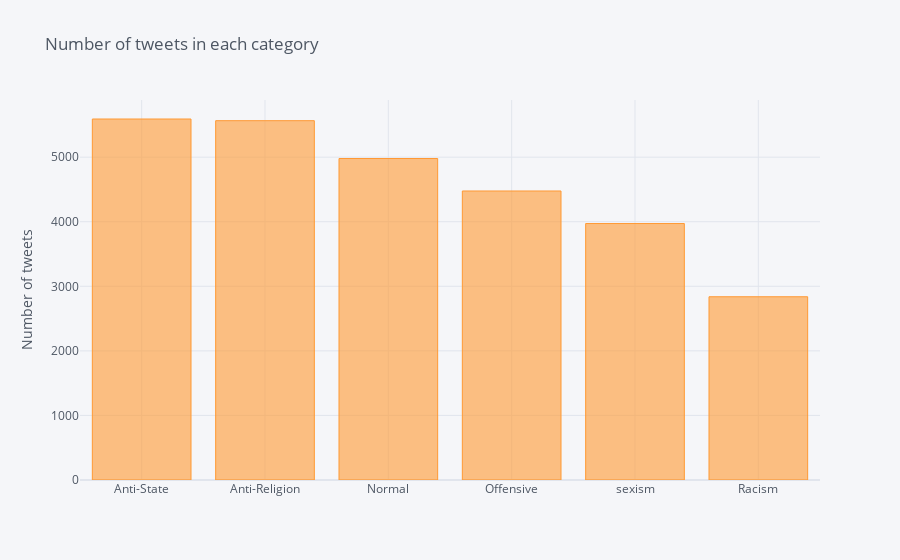

Here is the notebook cell this chart was saved with:
### Code cell
df.Label.value_counts().sort_values(ascending=False).iplot(kind='bar', yTitle='Number of tweets',
                                                                title='Number of tweets in each category')

### Figure 1 — Plotly figure (JSON) as saved in the notebook; plotly's stock layout.template omitted (floating-point values rounded to 4 significant figures)
{"data": [{"marker": {"color": "rgba(255, 153, 51, 0.6)", "line": {"color": "rgba(255, 153, 51, 1.0)", "width": 1}}, "name": "count", "orientation": "v", "text": "", "type": "bar", "x": ["Anti-State", "Anti-Religion", "Normal", "Offensive", "sexism", "Racism"], "y": [5591, 5565, 4979, 4476, 3972, 2838]}], "layout": {"legend": {"bgcolor": "#F5F6F9", "font": {"color": "#4D5663"}}, "paper_bgcolor": "#F5F6F9", "plot_bgcolor": "#F5F6F9", "title": {"font": {"color": "#4D5663"}, "text": "Number of tweets in each category"}, "xaxis": {"gridcolor": "#E1E5ED", "showgrid": true, "tickfont": {"color": "#4D5663"}, "title": {"font": {"color": "#4D5663"}, "text": ""}, "zerolinecolor": "#E1E5ED"}, "yaxis": {"gridcolor": "#E1E5ED", "showgrid": true, "tickfont": {"color": "#4D5663"}, "title": {"font": {"color": "#4D5663"}, "text": "Number of tweets"}, "zerolinecolor": "#E1E5ED"}}}
